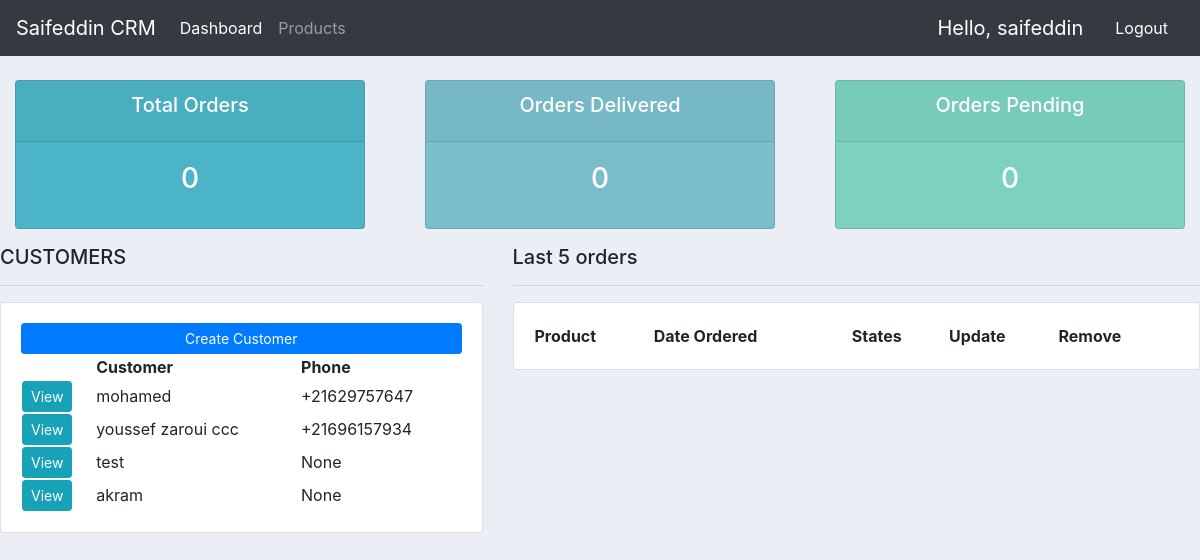
The app's page / (signed in) with its own data.
### accounts/models.py (models this page shows, shortened)
class Customer(models.Model):
	user 			= models.OneToOneField(User, blank=True, null=True, on_delete=models.CASCADE)
	name 			= models.CharField(null=True, max_length=100)
	phone 			= models.CharField(null=True, max_length=12)
	email 			= models.CharField(null=True, max_length=100)
	date_created 	= models.DateTimeField(null=True, auto_now_add=True)
	profile_pic		= models.ImageField(null=True, blank=True, default='profile.png')

### accounts/decorators.py (the view)
	def wrapper_func(request, *args, **kwargs):
		group = None
		if request.user.groups.exists():
			group = request.user.groups.all()[0].name
		if group == 'customer':
			return redirect('user-page')
		if group == 'admin':
			return view_func(request, *args, **kwargs)

### accounts/views.py (called while the page is built)
@login_required(login_url='login')
@admin_only
def home(request):
	orders = Order.objects.all()
	customers = Customer.objects.all()
	total_customer = customers.count() #counts customers
	total_orders = orders.count() #counts orders
	delivered = orders.filter(status='Delivered').count()
	pending = orders.filter(status='Pending').count()
	context = {'customers': customers,
				'orders':orders,
				'total_customer':total_customer,
				'total_orders':total_orders,
				'delivered':delivered,
				'pending':pending,
	}
	return render(request, 'accounts/dashboard.html',context)

### accounts/templates/accounts/dashboard.html (shortened to what this page needs)
{% extends 'accounts/main.html' %}
{% block content %}
	{% include 'accounts/status.html' %}
	<div class="row">
		<div class="col-md-5">
			<h5>CUSTOMERS</h5>
			<hr>
			<div class="card card-body">
				<a href="" class="btn btn-primary btn-sm btn-block">Create Customer</a>
				<table>
					<tr>
						<th></th>
						<th>Customer</th>
						<th>Phone</th>
					</tr>
					{% for customer in customers %}
						<tr>
							<td><a class="btn btn-sm btn-info" href="{% url 'customer' customer.id %}">View</a></td>
							<td>{{ customer.name }}</a></td>
							<td>{{ customer.phone }}</td>
						</tr>
					{% endfor %}
				</table>
			</div>
		</div>
		<div class="col-md-7">
			<h5>Last 5 orders</h5>
			<hr>
			<div class="card card-body">
				<table>
					<tr>
						<th>Product</th>
						<th>Date Ordered</th>
						<th>States</th>
						<th>Update</th>
						<th>Remove</th>
					</tr>
				</table>
			</div>
		</div>
	</div>
{% endblock content %}

### accounts/templates/accounts/main.html (shortened to what this page needs)
{% load static %}
<!DOCTYPE html>
<html>
	<head>
		<link rel="stylesheet" href="https://stackpath.bootstrapcdn.com/bootstrap/4.4.1/css/bootstrap.min.css">
		<link rel="stylesheet" type="text/css" href="{% static 'css/main.css' %}">
	</head>
	<body>
		{% include 'accounts/navbar.html' %}
		{% block content %}
		{% endblock content %}
	</body>
</html>

### accounts/templates/accounts/navbar.html (shortened to what this page needs)
{% load static %}
<nav class="navbar navbar-expand-lg navbar-dark bg-dark">
  <a class="navbar-brand" href="#">Saifeddin CRM</a>
  <div class="collapse navbar-collapse" id="navbarNavAltMarkup">
    <div class="navbar-nav">
      {% if request.user.is_staff %}
      <a class="nav-item nav-link active" href="{% url 'home' %}">Dashboard <span class="sr-only">(current)</span></a>
      <a class="nav-item nav-link" href="{% url 'products' %}">Products</a>
      {% else %}
      <a class="nav-item nav-link" href="{% url 'settings' %}">Settings</a>
      {% endif %}
    </div>
  </div>
      <span class="white navbar-brand">Hello, {{ request.user }}  </span>
      <a class="white nav-item nav-link active" href="{% url 'logout' %}"> Logout</a>
</nav>

### accounts/templates/accounts/status.html
<br>
<div class="row">
	<div class="col">
		<div class="col-md">
			<div class="card text-center text-white  mb-3" id="total-orders">
			  	<div class="card-header">
			  		<h5 class="card-title">Total Orders</h5>
			  	</div>
			  	<div class="card-body">
			    	<h3 class="card-title">{{ total_orders }}</h3>
			  	</div>
			</div>
		</div>
	</div>
	<div class="col">
		<div class="col-md">
			<div class="card text-center text-white  mb-3" id="orders-delivered">
			  	<div class="card-header">
			  		<h5 class="card-title">Orders Delivered</h5>
			  	</div>
			  	<div class="card-body">
			    	<h3 class="card-title">{{ delivered }}</h3>
			  	</div>
			</div>
		</div>
	</div>
	<div class="col">
		<div class="col-md">
			<div class="card text-center text-white  mb-3" id="orders-pending">
			  	<div class="card-header">
			  		<h5 class="card-title">Orders Pending</h5>
			  	</div>
			  	<div class="card-body">
			    	<h3 class="card-title">{{ pending }}</h3>
			  	</div>
			</div>
		</div>
	</div>
</div>

### static/css/main.css (style rules this page uses)
body { background-color: #ebeff5; }
#total-orders { background-color: #4cb4c7; }
#orders-delivered { background-color: #7abecc; }
#orders-pending { background-color: #7CD1C0; }

### accounts/templates/accounts/navbar.html (style rules this page uses)
.white { color: #ffffff; }

### records on screen
Customer: name "mohamed", phone "+21629757647"
Customer: name "youssef zaroui ccc", phone "+21696157934"
Customer: name "test", phone "None"
Customer: name "akram", phone "None"

### other values on screen
{{ request.user }} "saifeddin"
{{ total_orders }} "0"
{{ delivered }} "0"
{{ pending }} "0"
